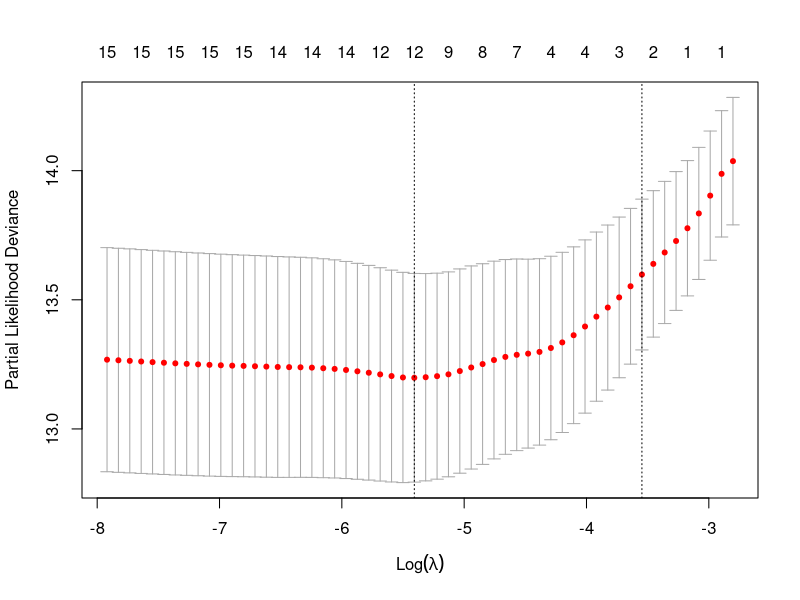
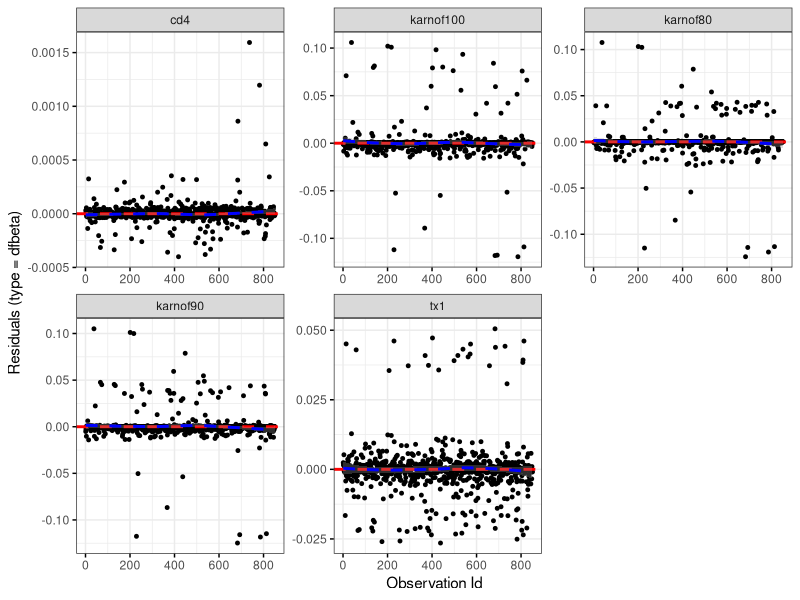
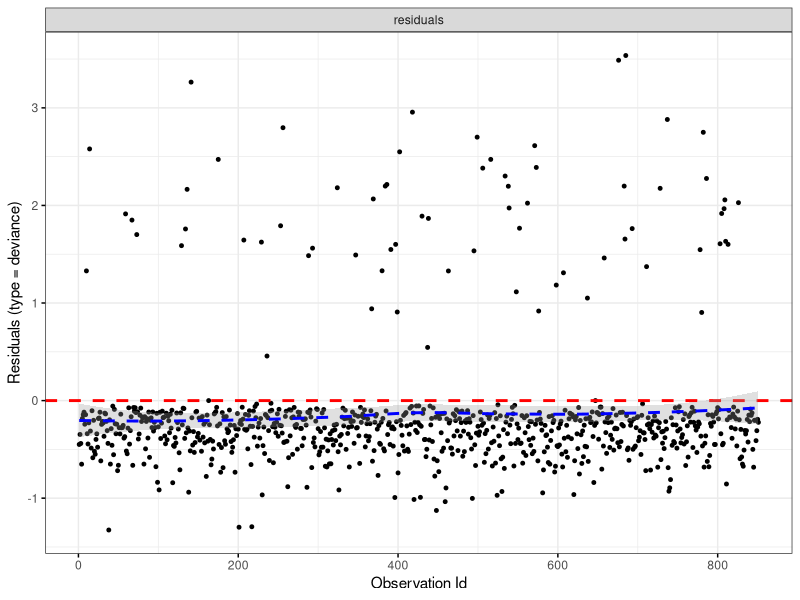

Recreate these plots in R, in order.
## ---- chunk 1
knitr::opts_chunk$set(echo = TRUE)
library(tidyverse)
library(survival)
library(survminer)
library(rms)
library(glmnet)
library(broom)
library(xtable)
data <- read_csv("AIDSdata.csv")

#parse as factor
data <- data %>%
  mutate(tx = as.factor(tx),
         txgrp = as.factor(txgrp),
         strat2 = as.factor(strat2),
         sex = as.factor(sex),
         raceth = as.factor(raceth),
         ivdrug = as.factor(ivdrug),
         hemophil = as.factor(hemophil),
         karnof = as.factor(karnof))
## ---- chunk 2
options(scipen = 999)
fit <- coxph(Surv(time, censor) ~ tx + sex + raceth + ivdrug + hemophil + karnof + cd4 + priorzdv + age, data = data)
fit %>% tidy()
## ---- chunk 3
#check multicollinearity
vif(fit)
## ---- chunk 4
set.seed(47)
#initialize covariate matrix
x <- model.matrix(Surv(time, censor) ~ tx + sex + raceth + ivdrug + hemophil + karnof + cd4 + priorzdv + age, data)

#cross validate lambda
cv.fit <- cv.glmnet(x, Surv(data$time, data$censor), family = "cox", maxit = 1000)

#plot cross-validated lambdas
plot(cv.fit)

lassofit <- glmnet(x, Surv(data$time, data$censor), family = "cox", maxit = 1000)

#see which coefficients were kept
active.coefs <- predict(lassofit, type = 'coefficients', s = cv.fit$lambda.min)
## ---- chunk 5
fit2 <- coxph(Surv(time, censor) ~ tx + sex + raceth + ivdrug + hemophil + karnof + cd4 + age, data = data)
anova(fit, fit2)
## ---- chunk 6
fit3 <- coxph(Surv(time, censor) ~ tx + karnof + cd4 + age, data = data)
anova(fit2, fit3)
## ---- chunk 7
fit4 <- coxph(Surv(time, censor) ~ tx + karnof + cd4, data = data)
anova(fit3, fit4)
## ---- chunk 8
fit.int <- coxph(Surv(time, censor) ~ tx*sex + tx*raceth + tx*ivdrug + tx*hemophil + tx*karnof + cd4 + priorzdv + age, data = data)
anova(fit, fit.int)
## ---- chunk 9
#plot dfbeta plot
ggcoxdiagnostics(fit4, type = "dfbeta",
                 linear.predictions = FALSE, ggtheme = theme_bw())

#identify influential points according to dfbeta
dfbeta <- residuals(fit4, type="dfbeta")
dfbeta

#check cd4 influential points
data[dfbeta[,5] > 0.0005,]
## ---- chunk 10
ggcoxdiagnostics(fit4, type = "deviance",
                 linear.predictions = FALSE, ggtheme = theme_bw())
## ---- chunk 11
#add data to model fit so bootstrap can re-sample
final.fit <- cph(Surv(time, censor) ~ tx + karnof + cd4, data = data)
g <- update(final.fit, x = TRUE, y = TRUE)
set.seed(47)

#bootstrap validation
validate(g, B = 300)
